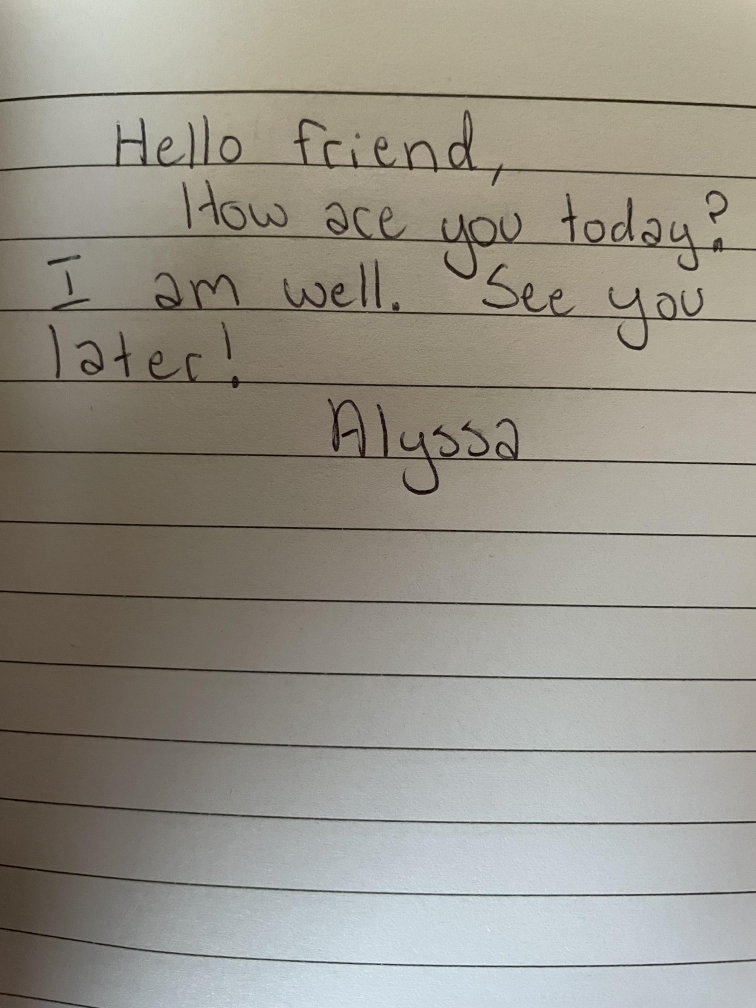
#> input picture sample.jpg, 3024 x 4032 px (shown at 1/4 size); its folder holds only this picture in this run
$ python -i processTestImages.py   (imports and definitions only)
#> lines starting #> are read from the running program, lines starting #| are printed output that depends on the picture; after the words box and inside, x2 and y2 are one past the last pixel; in counts of white or black regions, pixels touching at a corner belong together
#> further down, picture is the input picture: shape (4032, 3024, 3); mean B, G, R 137.4, 147.5, 151.3
import cv2
from datetime import datetime
import glob
import os

from torch.nn import qat
class processTestImages:

	def saveImage(self,img,iter):
		todaynowstr = self.getTodayNow()
		filename = 'testContour_' + todaynowstr + "_" + str(iter) + '.png'
		cv2.imwrite(filename, img)
		print("image saved: " + filename)

	def processImage(self,image):
		# Convert the image to gray scale
		gray = cv2.cvtColor(image, cv2.COLOR_BGR2GRAY)
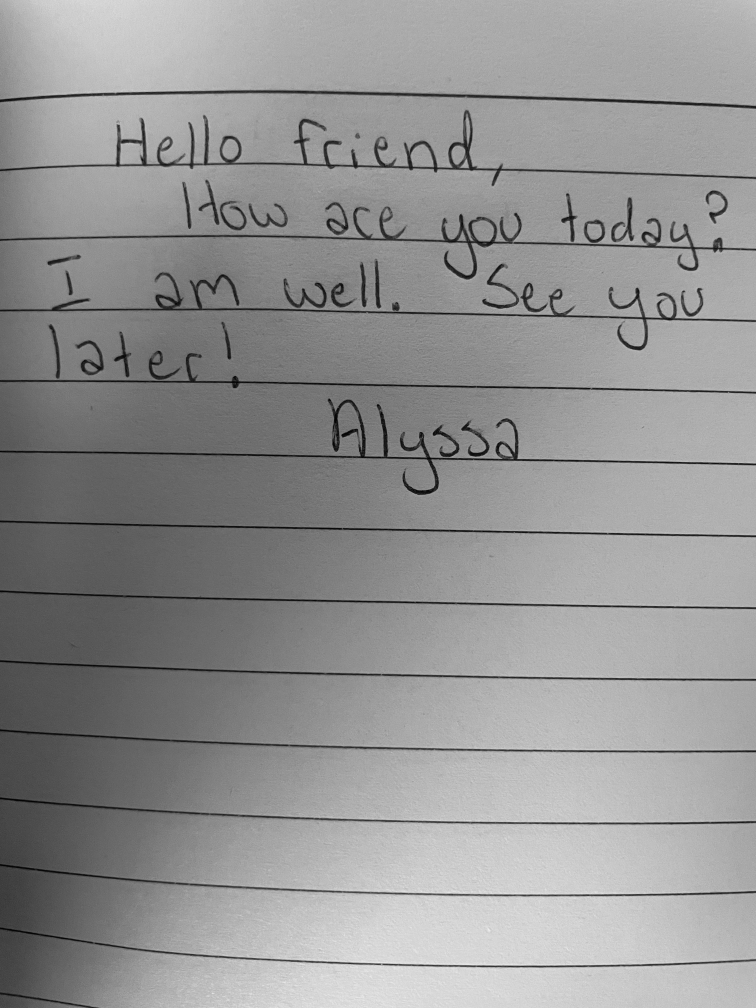
#> gray: shape (4032, 3024) (shown at 1/4 size); min 0, max 252, mean 147.5
		blur = cv2.medianBlur(gray, 5)
		thresh = cv2.adaptiveThreshold(blur,255,cv2.ADAPTIVE_THRESH_GAUSSIAN_C, cv2.THRESH_BINARY_INV,11,8)
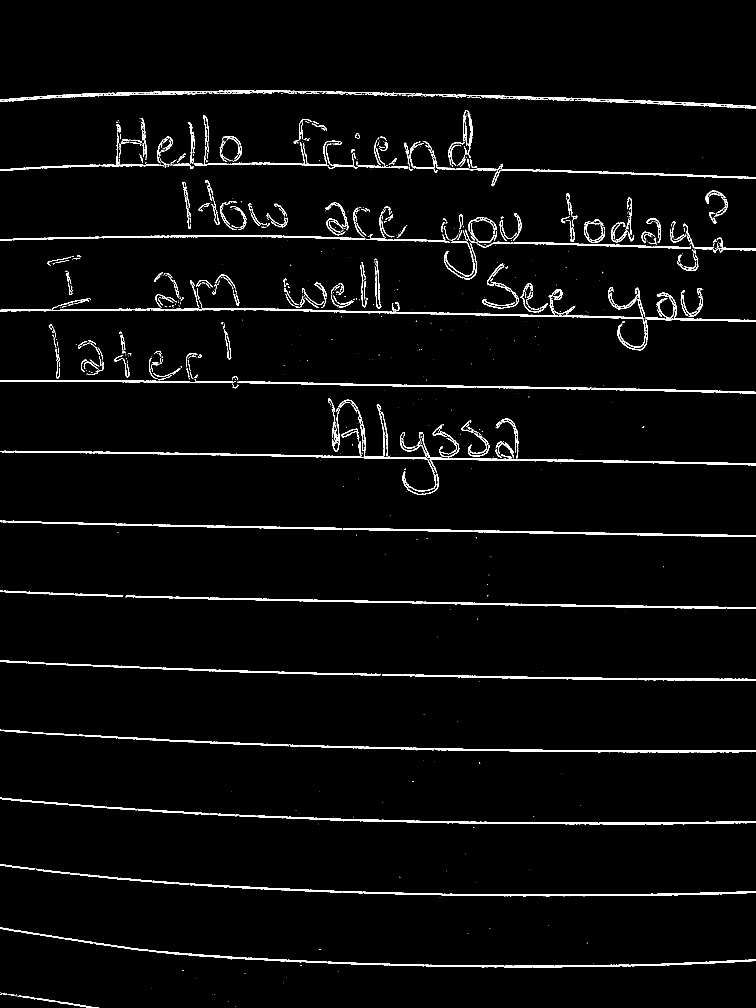
#> thresh: shape (4032, 3024) (shown at 1/4 size); 2.5% white; 1693 white regions (1083 under 20 px), largest, box (x1, y1, x2, y2) and area: (502, 2382, 3024, 2436) 15323, (0, 1197, 2575, 1277) 14890, (760, 3534, 3024, 3585) 13556

		# Specify structure shape and kernel size.
		# Kernel size increases or decreases the area
		# of the rectangle to be detected.
		rect_kernel = cv2.getStructuringElement(cv2.MORPH_RECT, (8, 8))

		# Applying dilation on the threshold image
		dilation = cv2.dilate(thresh, rect_kernel, iterations = 5)
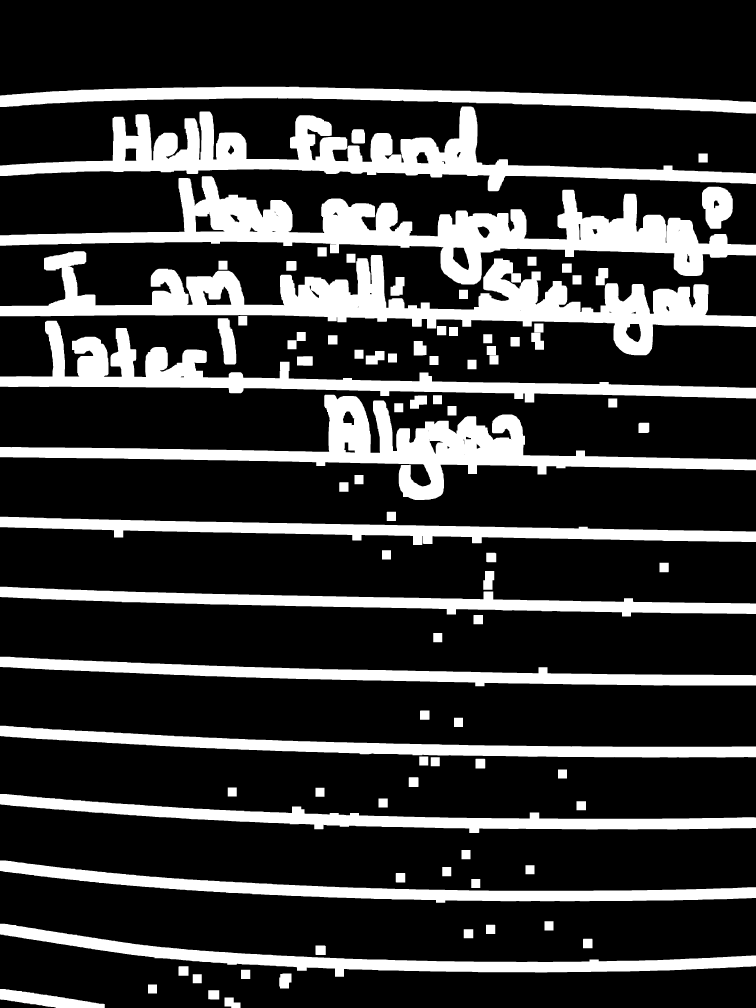
#> dilation: shape (4032, 3024) (shown at 1/4 size); 21.7% white; 90 white regions

		#Invert image
		img_invert = cv2.bitwise_not(image)
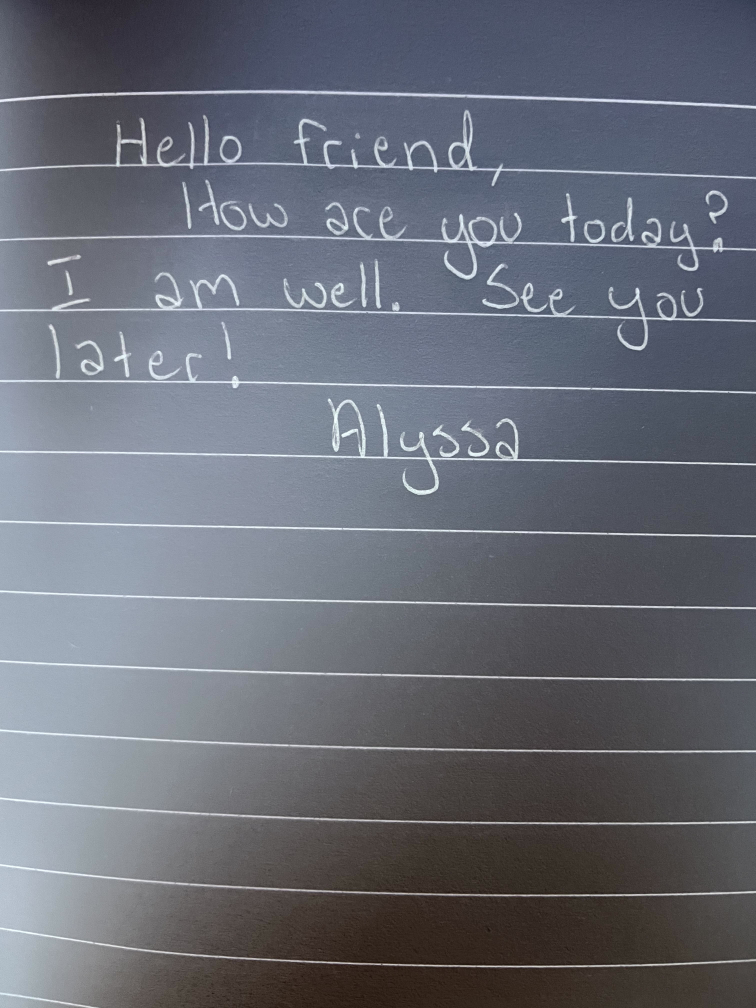
#> img_invert: shape (4032, 3024, 3) (shown at 1/4 size); mean B, G, R 117.6, 107.5, 103.7

		# Finding contours
		contours, hierarchy = cv2.findContours(dilation, cv2.RETR_EXTERNAL, cv2.CHAIN_APPROX_SIMPLE)
#> contours = 90 contours; largest, box (x1, y1, x2, y2) and area: (0, 705, 3024, 1138) 355422, (0, 1005, 3024, 1421) 349830, (0, 426, 3024, 765) 272910, (0, 1579, 3024, 2000) 253269, (0, 1283, 3024, 1610) 196686

		# Creating a copy of image
		im2 = img_invert.copy()

		# Looping through the identified contours
		# Then rectangular part is cropped and passed on
		for iter,cnt in enumerate(contours):
			x, y, w, h = cv2.boundingRect(cnt)

			# Drawing a rectangle on copied image
			rect = cv2.rectangle(im2, (x, y), (x + w, y + h), (0, 255, 0), 2)

			# Cropping the text block for giving input to OCR
			cropped = im2[y:y + h, x:x + w]

			#resize image
			cropped=cv2.resize(cropped, (28, 28))
			self.saveImage(cropped,iter)
#> this loop made 90 passes
#> (x, y, w, h, todaynowstr in saveImage) on passes 1, 2, 3, 6, 8, 9, 10, 12, 13, 16, 19, 23: (898, 3990, 64, 42, '2026-11-20 09_33_53.102039'), (833, 3961, 44, 37, '2026-11-20 09_33_53.622313'), (0, 3956, 419, 76, '2026-11-20 09_33_53.623194'), (1117, 3894, 49, 60, '2026-11-20 09_33_53.625194'), (714, 3865, 40, 38, '2026-11-20 09_33_53.626452'), (1262, 3782, 41, 38, '2026-11-20 09_33_53.627065'), (2332, 3755, 38, 38, '2026-11-20 09_33_53.627651'), (1944, 3699, 37, 37, '2026-11-20 09_33_53.628844'), (0, 3695, 3024, 212, '2026-11-20 09_33_53.629572'), (1583, 3492, 38, 38, '2026-11-20 09_33_53.631464'), (0, 3442, 3024, 169, '2026-11-20 09_33_53.633373'), (0, 3176, 3024, 156, '2026-11-20 09_33_53.635936')
#> (cnt, x, y, w, h, todaynowstr in saveImage) on passes 4, 5, 7, 11, 14, 15: ([[592, 3938], [592, 3973], [627, 3973], [627, 3938]], 592, 3938, 36, 36, '2026-11-20 09_33_53.623935'), ([[771, 3897], [771, 3932], [806, 3932], [806, 3897]], 771, 3897, 36, 36, '2026-11-20 09_33_53.624584'), ([[964, 3879], [964, 3915], [1000, 3915], [1000, 3879]], 964, 3879, 37, 37, '2026-11-20 09_33_53.625805'), ([[1855, 3717], [1855, 3752], [1892, 3752], [1892, 3717]], 1855, 3717, 38, 36, '2026-11-20 09_33_53.628261'), ([[2178, 3685], [2178, 3721], [2213, 3721], [2213, 3685]], 2178, 3685, 36, 37, '2026-11-20 09_33_53.630257'), ([[1885, 3516], [1885, 3551], [1920, 3551], [1920, 3516]], 1885, 3516, 36, 36, '2026-11-20 09_33_53.630859')
#| image saved: testContour_2026-11-20 09_33_53.102039_0.png
#| image saved: testContour_2026-11-20 09_33_53.622313_1.png
#| image saved: testContour_2026-11-20 09_33_53.623194_2.png
#| image saved: testContour_2026-11-20 09_33_53.623935_3.png
#| image saved: testContour_2026-11-20 09_33_53.624584_4.png
#| image saved: testContour_2026-11-20 09_33_53.625194_5.png
#| image saved: testContour_2026-11-20 09_33_53.625805_6.png
#| image saved: testContour_2026-11-20 09_33_53.626452_7.png
#> (further printed lines are left out)
#> pass 1, in processImage, `cropped=cv2.resize(cropped, (28, 28))`:
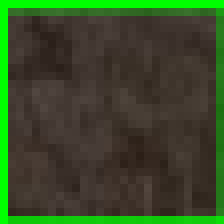
#> cropped: shape (28, 28, 3) (shown 8 times larger); mean B, G, R 39.1, 75.3, 55.3
#> after the loop:
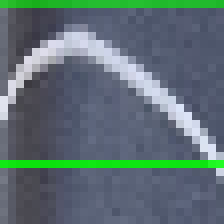
#> cropped: shape (28, 28, 3) (shown 8 times larger); mean B, G, R 115.2, 110.9, 92.7
#> after the loop:
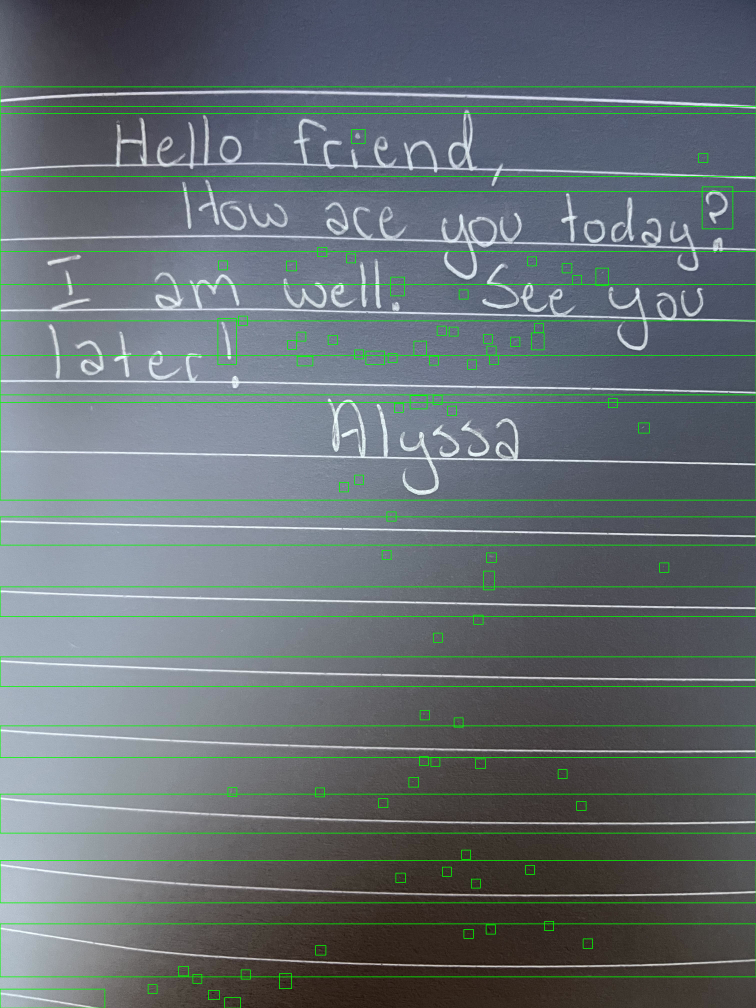
#> im2: shape (4032, 3024, 3) (shown at 1/4 size); mean B, G, R 114.9, 110.9, 101.3

	def processImageDirectory(self,inDirectory="",outDirectory=""):
		startingDirectory,inDirectory,outDirectory,outDirectoryClass = self.formatDirectories(inDirectory,outDirectory)
		os.chdir(inDirectory)
		#images = [cv2.imread(image) for image in glob.glob(inDirectory + "/*.*")]
		images = []
		imgFound=0
		for image in os.listdir(inDirectory):
			if image.endswith(".png") or image.endswith(".jpg"):
				print("image found: " + image)
				img = cv2.imread(image)
				images.append(img)
				imgFound+=1
			else:
				print("image format invalid: ")
		os.chdir(outDirectoryClass)
		print("Images found: " + str(imgFound))
		imgProcessed = 0
		for image in images:
			self.processImage(image)
			imgProcessed+=1
		print("Test images processed: " + str(imgProcessed))
		os.chdir(startingDirectory)
		return outDirectory

	def formatDirectories(self,inDirectory="",outDirectory=""):
		#Starting (original) directory
		startingDirectory= os.path.dirname(os.path.abspath(__file__))
		#test image "in" directory
		if not inDirectory:
			inDirectory = ".\\data\\working\\rawImages\\"
			inDirectory = os.path.abspath(inDirectory)
		#results "out" directory
		todaynowstr = self.getTodayNow()
		if not outDirectory:
			outDirectory = os.path.join(".\\data\\working\\processedImages\\", todaynowstr)
		outDirectory = os.path.join(outDirectory, todaynowstr)
		outDirectoryClass = os.path.join(outDirectory, "img\\")
		os.makedirs(outDirectoryClass)
		outDirectory = os.path.abspath(outDirectory)
		outDirectoryClass = os.path.abspath(outDirectoryClass)
		return startingDirectory,inDirectory,outDirectory,outDirectoryClass

	def getTodayNow(self):
		return datetime.utcnow().strftime('%Y-%m-%d %H:%M:%S.%f').replace(':','_')


>>> import cv2
>>> picture = cv2.imread('sample.jpg')
>>> result = processTestImages().processImage(picture)
